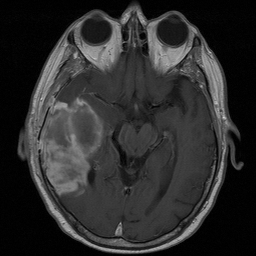
%> input picture Image1.bmp, 256 x 256 px
$ octave --eval "result = CSMC_tsallis;"   (GNU Octave 9; MATLAB toolbox functions it lacks are replaced by stand-ins)
%> lines starting %> are read from the running program, lines starting %| are printed output that depends on the picture
%% SEGMENTATION USING CS MCCULLOCH  ALGO WITH KAPUR'S ENTROPY AS OBJ FUNC: FOR RGB/GRAY IMAGES
%%
%
%
% --------------------------------------------------------------- %
function [Iout,bestnest,fmax,time]=CSMC_tsallis(n)
tic;
if nargin<1,
% Number of nests (or different solutions)
n=25;%(i.e cuckoos( new solution) can lay eggs in any of these n nest)
end

% Discovery rate of alien eggs/solutions
pa=0.5;%(how well the host birdscan detect alian eggs)

%% Change this if you want to get better results
N_IterTotalR=100;
N_IterTotalG=100;
N_IterTotalB=100;

%Data
[FN, PN]=uigetfile('*.bmp','load image file');
%> the answer given: Image1.bmp
I=imread(fullfile(PN,FN));
%> I is the input picture: size 256x256 uint8; min 0, max 213, mean 44.7
%%I=imread('image.jpg');
% I=rgb2gray(I);
Lmax= 255;
Nt=size(I,1)*size(I,2);
%> Nt = 65536
%% Simple bounds of the search domain
nd=5;% number of thresholds required


if size(I,3)==1 %grayscale image
    [n_countR,x_valueR] = imhist(I(:,:,1));
%> n_countR = 256 values, max 6796 at index 3, min 0 at index 179, mean 256; x_valueR = 256 values from 0 to 255
elseif size(I,3)==3 %RGB image
    [n_countR,x_valueR] = imhist(I(:,:,1));
    [n_countG,x_valueG] = imhist(I(:,:,2));
    [n_countB,x_valueB] = imhist(I(:,:,3));
end

%PDF
for i=1:Lmax
    if size(I,3)==1 %grayscale image
        probR(i)=n_countR(i)/Nt;
    elseif size(I,3)==3 %RGB image
        probR(i)=n_countR(i)/Nt;
        probG(i)=n_countG(i)/Nt;
        probB(i)=n_countB(i)/Nt;
    end
end
%> after the loop, probR = 255 values, max 0.104 at index 3, min 0 at index 179, mean 0.00392


if size(I,3)==1 %grayscale image
%Lower and upper bounds
LbR=zeros(1,nd);
UbR=Lmax*ones(1,nd);  %(here it is from -5 to 5)

fitnessR=zeros(n,1);
% Random initial solutions
for i=1:n,
nestR(i,:)=LbR+(UbR-LbR).*(rand(size(LbR)));% size(nest)=25X5....ie nXnd
end
for si=1:length(nestR)%No. of rows=N..ie similar si=1:N
nestR(si,:)=sort(nestR(si,:)); % sorting the xR generated randomly as above each row in ascending order
end
nestR=fix(nestR);
% initialized the population with n=25 nests, and nd=5 birds in each
% nest.the Lb and Ub decides the value bounds that can be assigned to each
% bird.
% Get the current best(finding the fittest one in each nest)
[fmaxR,bestnestR,nestR,fitnessR]=get_best_nest(nestR,nestR,fitnessR,nd,probR);
%> the loop in get_best_nest, `for j=1:size(nest,1),` made 25 passes
%> (p1 in fobj, pe in fobj, sumfinal in fobj, prodfinal in fobj, sumprofinal in fobj, fnew) on passes 1 to 12: (0.762, 0, NaN, NaN, NaN, NaN), (0.808, 1.53e-05, 43.78, 0, 43.78, 43.78), (0.785, 0, NaN, NaN, NaN, NaN), (0.742, 0, NaN, NaN, NaN, NaN), (0.815, 0, NaN, NaN, NaN, NaN), (0.395, 0, NaN, NaN, NaN, NaN), (0.762, 0, NaN, NaN, NaN, NaN), (0.257, 1.53e-05, 38.49, 0, 38.49, 38.49), (0, 0, NaN, NaN, NaN, NaN), (0.508, 0, NaN, NaN, NaN, NaN), (0.375, 1.53e-05, 43.41, 0, 43.41, 43.41), (0.403, 0, NaN, NaN, NaN, NaN)
%> after the loop in get_best_nest, `for j=1:size(nest,1),`: fitness = 25 values, max 56338.1 at index 14, min 0 at index 1, mean 2733.9; nest = 25 rows, first 8: [66 107 130 193 215; 77 103 121 148 199; 71 128 157 192 231; 63 206 230 231 250; 79 120 174 186 229; 25 110 155 232 246; 66 121 139 205 220; 3 101 170 183 210]
%> in get_best_nest, `[fmax,K]=max(fitness) ;`: fmax = 56338.1; K = 14
%> in get_best_nest, `best=nest(K,:);`: best = [74 98 113 146 152]
%> fmaxR = 56338.1; bestnestR = [74 98 113 146 152]; nestR has the same summary as nest in get_best_nest; fitnessR has the same summary as fitness in get_best_nest

 %% Same as above for RGB images treating each components seperately and initializing
elseif size(I,3)==3 %RGB image
LbR=ones(1,nd);
LbG=ones(1,nd);
LbB=ones(1,nd);
% Upper bounds
UbR=Lmax*ones(1,nd);  %(here it is from -5 to 5)
UbG=Lmax*ones(1,nd);
UbB=Lmax*ones(1,nd);

fitnessR=zeros(n,1);
fitnessG=zeros(n,1);
fitnessB=zeros(n,1);

% Random initial solutions
for i=1:n,
nestR(i,:)=LbR+(UbR-LbR).*(rand(size(LbR)));% size(nest)=25X15....ie nXnd
nestG(i,:)=LbR+(UbR-LbR).*(rand(size(LbR)));
nestB(i,:)=LbR+(UbR-LbR).*(rand(size(LbR)));
end
for si=1:length(nestR)%No. of rows=N..ie similar si=1:N
nestR(si,:)=sort(nestR(si,:));
nestG(si,:)=sort(nestG(si,:));
nestB(si,:)=sort(nestB(si,:)); % sorting the xR generated randomly as above each row in ascending order
end
nestR=fix(nestR);
nestG=fix(nestG);
nestB=fix(nestB);

% Get the current best(finding the fittest one in each nest)
[fmaxR,bestnestR,nestR,fitnessR]=get_best_nest(nestR,nestR,fitnessR,nd,probR);
[fmaxG,bestnestG,nestG,fitnessG]=get_best_nest(nestG,nestG,fitnessG,nd,probG);
[fmaxB,bestnestB,nestB,fitnessB]=get_best_nest(nestB,nestB,fitnessB,nd,probB);
end
N_iterR=0;
N_iterG=0;
N_iterB=0;
%% Starting iterations
if size(I,3)==1 %grayscale image
for iter=1:N_IterTotalR,
    % Generate new solutions (but keep the current best)
     new_nestR=get_cuckoos(nestR,bestnestR,LbR,UbR,nd);
     [fmax1R,bestR,nestR,fitnessR]=get_best_nest(nestR,new_nestR,fitnessR,nd,probR);
    % Update the counter(after one go through all nests)
      N_iterR=N_iterR+n;
    % Discovery and randomization
      new_nestR=empty_nests(nestR,LbR,UbR,pa) ;

    % Evaluate fitness for this set of solutions
      [fmax1R,bestR,nestR,fitnessR]=get_best_nest(nestR,new_nestR,fitnessR,nd,probR);
    % Update the counter again
      N_iterR=N_iterR+n;
    % Find the best objective so far
    if fmax1R>fmaxR,
        fmaxR=fmax1R;
        bestnestR=bestR;
    end
end %% End of iterations
%> this loop made 100 passes
%> (fmaxR, bestnestR) on passes 2, 4, 6, 7, 9, 11, 25, 28, 29, 31, 32, 36: (83657.6, [48 62 124 157 171]), (90760.1, [75 90 114 147 161]), (96145.6, [50 74 127 159 173]), (101000.7, [75 90 114 149 168]), (101736.6, [75 90 114 149 170]), (128760.4, [66 90 114 135 158]), (139429.5, [38 70 101 122 157]), (139712.6, [34 70 96 122 157]), (140056.8, [53 83 111 136 163]), (140639.8, [35 71 99 125 161]), (140918.8, [34 76 104 129 167]), (143973.2, [34 73 104 129 167])
elseif size(I,3)==3 %RGB image
for iter=1:N_IterTotalR,
    % Generate new solutions (but keep the current best)
     new_nestR=get_cuckoos(nestR,bestnestR,LbR,UbR,nd);
     [fmax1R,bestR,nestR,fitnessR]=get_best_nest(nestR,new_nestR,fitnessR,nd,probR);
    % Update the counter(after one go through all nests)
      N_iterR=N_iterR+n;
    % Discovery and randomization
      new_nestR=empty_nests(nestR,LbR,UbR,pa) ;

    % Evaluate fitness for this set of solutions
      [fmax1R,bestR,nestR,fitnessR]=get_best_nest(nestR,new_nestR,fitnessR,nd,probR);
    % Update the counter again
      N_iterR=N_iterR+n;
    % Find the best objective so far
    if fmax1R>fmaxR,
        fmaxR=fmax1R;
        bestnestR=bestR;
    end
end %%
for iter=1:N_IterTotalG,
    % Generate new solutions (but keep the current best)
     new_nestG=get_cuckoos(nestG,bestnestG,LbG,UbG,nd);
     [fmax1G,bestG,nestG,fitnessG]=get_best_nest(nestG,new_nestG,fitnessG,nd,probG);
    % Update the counter(after one go through all nests)
      N_iterG=N_iterG+n;
    % Discovery and randomization
      new_nestG=empty_nests(nestG,LbG,UbG,pa) ;

    % Evaluate fitness for this set of solutions
      [fmax1G,bestG,nestG,fitnessG]=get_best_nest(nestG,new_nestG,fitnessG,nd,probG);
    % Update the counter again
      N_iterG=N_iterG+n;
    % Find the best objective so far
    if fmax1G>fmaxG,
        fmaxG=fmax1G;
        bestnestG=bestG;
    end
end %%
for iter=1:N_IterTotalB,
    % Generate new solutions (but keep the current best)
     new_nestB=get_cuckoos(nestB,bestnestB,LbB,UbB,nd);
     [fmax1B,bestB,nestB,fitnessB]=get_best_nest(nestB,new_nestB,fitnessB,nd,probB);
    % Update the counter(after one go through all nests)
      N_iterB=N_iterB+n;
    % Discovery and randomization
      new_nestB=empty_nests(nestB,LbB,UbB,pa) ;

    % Evaluate fitness for this set of solutions
      [fmax1B,bestB,nestB,fitnessB]=get_best_nest(nestB,new_nestB,fitnessB,nd,probB);
    % Update the counter again
      N_iterB=N_iterB+n;
    % Find the best objective so far
    if fmax1B>fmaxB,
        fmaxB=fmax1B;
        bestnestB=bestB;
    end
end %%
end

%% Displaying segmented output
if size(I,3)==1 %grayscale image
 bestR=sort(bestR);
 Iout=imageGRAY(I,bestR);
 bestnest=bestnestR     %return optimal intensity
 fmax=fmaxR%
elseif size(I,3)==3 %RGB image
     bestR=sort(bestR);
     bestG=sort(bestG);
     bestB=sort(bestB);
    Iout=imageRGB(I,bestR,bestG,bestB);
    bestnest=[bestnestR; bestnestG; bestnestB]
    fmax=[fmaxR; fmaxG; fmaxB]
end
 ax(1)=subplot(1,2,1)
 imshow(I,[])
 ax(2)=subplot(1,2,2)
 imshow(Iout,[])
 linkaxes()

  time=toc


 % [28 lines left out: function imageRGB, not called in this run]

 function imgOut=imageGRAY(img,Rvec)
%> called with Rvec = [39 68 99 129 166]
% imgOut=img;
limites=[0 Rvec 255];
tamanho=size(img);
imgOut(:,:)=img*0;
%> imgOut: size 256x256 uint8; every value is 0
% cores=[ 0   0   0;
%         255 0   0;
%         0   255 0;
%         0   0   255;
%         255 255 0;
%         0   255 255;
%         255 0   255;
%         255 255 255];

cores=colormap(lines)*255;
close all;
%tic
k=1;
    for i= 1:tamanho(1,1)
        for j=1:tamanho(1,2)
            while(k<size(limites,2))
                if(img(i,j)>=limites(1,k) && img(i,j)<=limites(1,k+1))
                    imgOut(i,j,1)=limites(1,k);
%                     imgOut(i,j,2)=cores(k,2);
%                     imgOut(i,j,3)=cores(k,3);
                end
                k=k+1;
            end
            k=1;
        end
    end
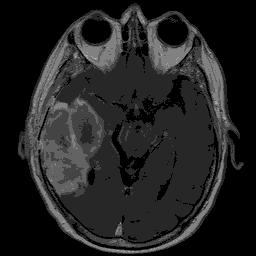
%> imgOut: size 256x256 uint8; min 0, max 166, mean 33.6


%% --------------- All subfunctions are list below ------------------
%% Get cuckoos by random walk
function nest=get_cuckoos(nest,best,Lb,Ub,nd)
% Levy flights
n=size(nest,1);
% Levy exponent and coefficient
% For details, see equation (2.21), Page 16 (chapter 2) of the book
% X. S. Yang, Nature-Inspired Metaheuristic Algorithms, 2nd Edition, Luniver Press, (2010).
beta=3/2;
sigma=(gamma(1+beta)*sin(pi*beta/2)/(gamma((1+beta)/2)*beta*2^((beta-1)/2)))^(1/beta);

for j=1:n,
    s=nest(j,:);
    % This is a simple way of implementing Levy flights
    % For standard random walks, use step=1;
    %% Levy flights by Mcculloch's algorithm
   x = stabrnd(.5,1, 1, 1,1, nd);
   % Now the actual random walks or flights
    s=s+x;
   % Apply simple bounds/limits
   nest(j,:)=simplebounds(s,Lb,Ub);% assuring the new updated solution is within the bounds and replacing the corresponding nest values
for si=1:n%No. of rows=N..ie similar si=1:N
nest(si,:)=sort(nest(si,:)); % sorting the xR generated randomly as above each row in ascending order
end
   nest(j,:)=fix(nest(j,:));
end

%% Find the current best nest
function [fmax,best,nest,fitness]=get_best_nest(nest,newnest,fitness,nd,probR)
% Evaluating all new solutions
for j=1:size(nest,1),
    fnew=fobj(newnest(j,:),nd,probR);
    if fnew>=fitness(j),
       fitness(j)=fnew;
       nest(j,:)=newnest(j,:);
    end
end
% Find the current best
[fmax,K]=max(fitness) ;%fmin=minimum fitness;K=corresponding row.ie nest
best=nest(K,:);


%% Replace some nests by constructing new solutions/nests
function new_nest=empty_nests(nest,Lb,Ub,pa)
% A fraction of worse nests are discovered with a probability pa
n=size(nest,1);
% Discovered or not -- a status vector
K=rand(size(nest))>pa;

% In the real world, if a cuckoo's egg is very similar to a host's eggs, then
% this cuckoo's egg is less likely to be discovered, thus the fitness should
% be related to the difference in solutions.  Therefore, it is a good idea
% to do a random walk in a biased way with some random step sizes.
%% New solution by biased/selective random walks
stepsize=rand*(nest(randperm(n),:)-nest(randperm(n),:));
new_nest=nest+stepsize.*K;
for j=1:size(new_nest,1)
    s=new_nest(j,:);
    new_nest(j,:)=simplebounds(s,Lb,Ub);
end
for si=1:n%No. of rows=N..ie similar si=1:N
nest(si,:)=sort(new_nest(si,:)); % sorting the xR generated randomly as above each row in ascending order
end
new_nest=fix(nest);

% Application of simple constraints
% [11 lines left out: function simplebounds, not called in this run]

%% fitness function

function fnew=fobj(u,nd,probR)
j=1;q=0.5;
p1=sum(probR(1:u(j,1)));
n1=(probR/p1).^q;
sum1=sum(n1(1:u(j,1)));
sum2(1)=(1-sum1)/(q-1);
for jlevel=2:nd
p2=sum(probR(u(j,jlevel-1)+1:u(j,jlevel)));
n2=(probR/p2).^q;
sum1=sum(n2(u(j,jlevel-1)+1:u(j,jlevel)));
sum2(jlevel)=((1-sum1)/(q-1));
end
pe=sum(probR(u(j,nd)+1:255));
ne=(probR/pe).^q;
sum1=sum(ne(u(j,nd)+1:255));
sum2(jlevel+1)=((1-sum1)/(q-1));
sumfinal=sum(sum2);
prodfinal=prod(sum2);
sumprofinal=sumfinal+(1-q)*prodfinal;
fnew=sumprofinal;


 % Stable Random Number Generator (McCulloch 12/18/96)
%------------------------------------------------------------------------------
%------------------------------------------------------------------------------

 % [150 lines left out: function stabrnd, not called in this run]
% End of STABRND.M

$ run again, on Image11.bmp
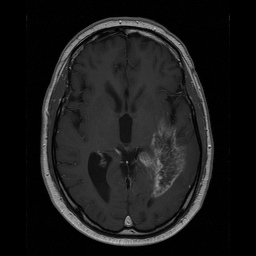
%> input picture Image11.bmp, 256 x 256 px
%> in CSMC_tsallis, I is the input picture: size 256x256 uint8; min 0, max 206, mean 25.9
%> n_countR = 256 values, max 18513 at index 1, min 0 at index 175, mean 256; x_valueR = 256 values from 0 to 255
%> after the loop in CSMC_tsallis, `for i=1:Lmax`: probR = 255 values, max 0.282 at index 1, min 0 at index 175, mean 0.00392
%> the loop in get_best_nest, `for j=1:size(nest,1),` made 25 passes
%> (p1 in fobj, pe in fobj, sumfinal in fobj, prodfinal in fobj, sumprofinal in fobj, fnew) on passes 1 to 7: (0.914, 0, NaN, NaN, NaN, NaN), (0.931, 4.58e-05, 44.64, 64629.9, 32359.6, 32359.6), (0.922, 0, NaN, NaN, NaN, NaN), (0.908, 0, NaN, NaN, NaN, NaN), (0.933, 0, NaN, NaN, NaN, NaN), (0.569, 0, NaN, NaN, NaN, NaN), (0.914, 0, NaN, NaN, NaN, NaN)
%> after the loop in get_best_nest, `for j=1:size(nest,1),`: fitness = 25 values, max 58520.8 at index 14, min 0 at index 1, mean 4042.7; nest = 25 rows, first 8: [66 107 130 193 215; 77 103 121 148 199; 71 128 157 192 231; 63 206 230 231 250; 79 120 174 186 229; 25 110 155 232 246; 66 121 139 205 220; 3 101 170 183 210]
%> fmax = 58520.8; K = 14
%> best = [74 98 113 146 152]
%> in CSMC_tsallis, `[fmaxR,bestnestR,nestR,fitnessR]=get_best_nest(nestR,nestR,fitnessR,nd..`: fmaxR = 58520.8; bestnestR = [74 98 113 146 152]; nestR has the same summary as nest in get_best_nest; fitnessR has the same summary as fitness in get_best_nest
%> the loop in CSMC_tsallis, `for iter=1:N_IterTotalR,` made 100 passes
%> (fmaxR, bestnestR) on passes 2, 4, 6, 11, 13, 27, 28, 29: (79885, [48 62 124 157 171]), (96351.6, [75 90 114 147 161]), (101898.7, [50 74 127 159 173]), (110793.8, [71 90 114 151 171]), (115237.3, [66 95 113 134 171]), (117704.1, [66 95 114 133 170]), (124650.4, [66 91 114 135 170]), (125547.5, [69 91 114 135 166])
%> after the loop in imageGRAY, `for i= 1:tamanho(1,1)`:
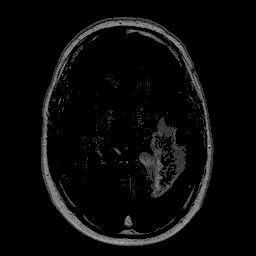
%> imgOut: size 256x256 uint8; min 0, max 159, mean 9.5

$ run again, on Image2.bmp
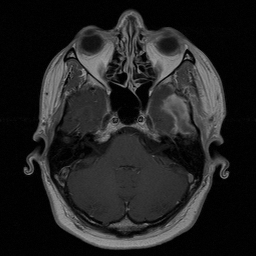
%> input picture Image2.bmp, 256 x 256 px
%> in CSMC_tsallis, I is the input picture: size 256x256 uint8; min 0, max 164, mean 33.9
%> n_countR = 256 values, max 9030 at index 2, min 0 at index 158, mean 256; x_valueR = 256 values from 0 to 255
%> after the loop in CSMC_tsallis, `for i=1:Lmax`: probR = 255 values, max 0.138 at index 2, min 0 at index 158, mean 0.00392
%> the loop in get_best_nest, `for j=1:size(nest,1),` made 25 passes
%> (p1 in fobj, pe in fobj, sumfinal in fobj, prodfinal in fobj, sumprofinal in fobj, fnew) on passes 1 to 8: (0.8, 0, NaN, NaN, NaN, NaN), (0.836, 0, NaN, NaN, NaN, NaN), (0.816, 0, NaN, NaN, NaN, NaN), (0.79, 0, NaN, NaN, NaN, NaN), (0.842, 0, NaN, NaN, NaN, NaN), (0.55, 0, NaN, NaN, NaN, NaN), (0.8, 0, NaN, NaN, NaN, NaN), (0.331, 0, NaN, NaN, NaN, NaN)
%> after the loop in get_best_nest, `for j=1:size(nest,1),`: fitness = 25 values, max 21354.9 at index 14, min 0 at index 1, mean 854.2; nest = 25 rows, first 8: [66 107 130 193 215; 77 103 121 148 199; 71 128 157 192 231; 63 206 230 231 250; 79 120 174 186 229; 25 110 155 232 246; 66 121 139 205 220; 3 101 170 183 210]
%> fmax = 21354.9; K = 14
%> best = [74 98 113 146 152]
%> in CSMC_tsallis, `[fmaxR,bestnestR,nestR,fitnessR]=get_best_nest(nestR,nestR,fitnessR,nd..`: fmaxR = 21354.9; bestnestR = [74 98 113 146 152]; nestR has the same summary as nest in get_best_nest; fitnessR has the same summary as fitness in get_best_nest
%> the loop in CSMC_tsallis, `for iter=1:N_IterTotalR,` made 100 passes
%> (fmaxR, bestnestR) on passes 2, 5, 7, 9, 10, 12, 16, 27: (29049.1, [29 46 56 132 146]), (35476.5, [29 46 56 93 101]), (51444, [29 46 56 95 110]), (54328.5, [29 46 56 95 112]), (57116.2, [25 46 56 95 112]), (66024.7, [26 47 61 98 115]), (68759.3, [27 52 70 116 134]), (73086.4, [27 52 72 115 133])
%> after the loop in imageGRAY, `for i= 1:tamanho(1,1)`:
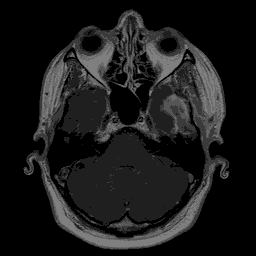
%> imgOut: size 256x256 uint8; min 0, max 127, mean 25.8

$ run again, on Image3.bmp
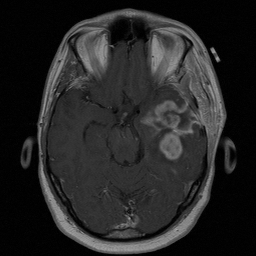
%> input picture Image3.bmp, 256 x 256 px
%> in CSMC_tsallis, I is the input picture: size 256x256 uint8; min 0, max 165, mean 37.4
%> n_countR = 256 values, max 8324 at index 2, min 0 at index 160, mean 256; x_valueR = 256 values from 0 to 255
%> after the loop in CSMC_tsallis, `for i=1:Lmax`: probR = 255 values, max 0.127 at index 2, min 0 at index 160, mean 0.00392
%> the loop in get_best_nest, `for j=1:size(nest,1),` made 25 passes
%> (p1 in fobj, pe in fobj, sumfinal in fobj, prodfinal in fobj, sumprofinal in fobj, fnew) on passes 1 to 8: (0.805, 0, NaN, NaN, NaN, NaN), (0.837, 0, NaN, NaN, NaN, NaN), (0.82, 0, NaN, NaN, NaN, NaN), (0.795, 0, NaN, NaN, NaN, NaN), (0.844, 0, NaN, NaN, NaN, NaN), (0.451, 0, NaN, NaN, NaN, NaN), (0.805, 0, NaN, NaN, NaN, NaN), (0.298, 0, NaN, NaN, NaN, NaN)
%> after the loop in get_best_nest, `for j=1:size(nest,1),`: fitness = 25 values, max 23271.2 at index 14, min 0 at index 1, mean 930.8; nest = 25 rows, first 8: [66 107 130 193 215; 77 103 121 148 199; 71 128 157 192 231; 63 206 230 231 250; 79 120 174 186 229; 25 110 155 232 246; 66 121 139 205 220; 3 101 170 183 210]
%> fmax = 23271.2; K = 14
%> best = [74 98 113 146 152]
%> in CSMC_tsallis, `[fmaxR,bestnestR,nestR,fitnessR]=get_best_nest(nestR,nestR,fitnessR,nd..`: fmaxR = 23271.2; bestnestR = [74 98 113 146 152]; nestR has the same summary as nest in get_best_nest; fitnessR has the same summary as fitness in get_best_nest
%> the loop in CSMC_tsallis, `for iter=1:N_IterTotalR,` made 100 passes
%> (fmaxR, bestnestR) on passes 2, 5, 7, 9, 10, 12, 16, 27: (24863.1, [29 46 56 132 146]), (29627.7, [29 46 56 93 101]), (41971.2, [29 46 56 95 109]), (44694.3, [29 46 56 95 111]), (46197.5, [25 46 56 95 111]), (52747.3, [26 47 61 98 114]), (61178.6, [27 52 70 115 134]), (64762.6, [27 52 72 114 133])
%> after the loop in imageGRAY, `for i= 1:tamanho(1,1)`:
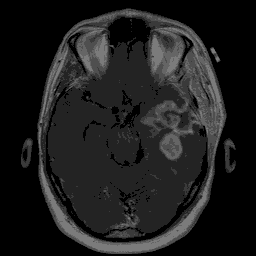
%> imgOut: size 256x256 uint8; min 0, max 123, mean 29.4
